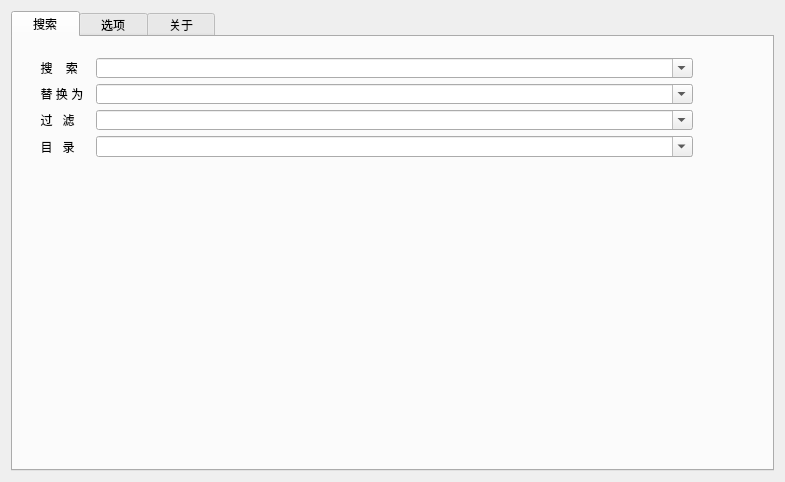
<?xml version="1.0" encoding="UTF-8"?>
<ui version="4.0">
 <class>SearcherDialog</class>
 <widget class="QDialog" name="SearcherDialog">
  <property name="geometry">
   <rect>
    <x>0</x>
    <y>0</y>
    <width>785</width>
    <height>482</height>
   </rect>
  </property>
  <property name="windowTitle">
   <string>SearcherDialog</string>
  </property>
  <layout class="QHBoxLayout" name="horizontalLayout">
   <item>
    <widget class="QTabWidget" name="SearcherTabWidget">
     <property name="tabShape">
      <enum>QTabWidget::Rounded</enum>
     </property>
     <property name="currentIndex">
      <number>0</number>
     </property>
     <property name="iconSize">
      <size>
       <width>16</width>
       <height>16</height>
      </size>
     </property>
     <property name="tabsClosable">
      <bool>false</bool>
     </property>
     <property name="movable">
      <bool>false</bool>
     </property>
     <widget class="QWidget" name="search">
      <property name="toolTip">
       <string>&lt;html&gt;&lt;head/&gt;&lt;body&gt;&lt;p&gt;&lt;br/&gt;&lt;/p&gt;&lt;/body&gt;&lt;/html&gt;</string>
      </property>
      <property name="accessibleName">
       <string/>
      </property>
      <attribute name="title">
       <string>   搜索   </string>
      </attribute>
      <widget class="QWidget" name="">
       <property name="geometry">
        <rect>
         <x>10</x>
         <y>10</y>
         <width>681</width>
         <height>121</height>
        </rect>
       </property>
       <layout class="QFormLayout" name="formLayout">
        <property name="fieldGrowthPolicy">
         <enum>QFormLayout::AllNonFixedFieldsGrow</enum>
        </property>
        <item row="0" column="0">
         <widget class="QLabel" name="label">
          <property name="text">
           <string>  搜    索  </string>
          </property>
         </widget>
        </item>
        <item row="0" column="1">
         <widget class="QComboBox" name="comboBox">
          <property name="editable">
           <bool>true</bool>
          </property>
          <item>
           <property name="text">
            <string/>
           </property>
          </item>
         </widget>
        </item>
        <item row="1" column="0">
         <widget class="QLabel" name="label_2">
          <property name="text">
           <string>  替 换 为  </string>
          </property>
         </widget>
        </item>
        <item row="1" column="1">
         <widget class="QComboBox" name="comboBox_2">
          <property name="editable">
           <bool>true</bool>
          </property>
          <item>
           <property name="text">
            <string/>
           </property>
          </item>
         </widget>
        </item>
        <item row="2" column="0">
         <widget class="QLabel" name="label_3">
          <property name="text">
           <string>  过   滤  </string>
          </property>
         </widget>
        </item>
        <item row="2" column="1">
         <widget class="QComboBox" name="comboBox_3">
          <property name="editable">
           <bool>true</bool>
          </property>
          <item>
           <property name="text">
            <string/>
           </property>
          </item>
         </widget>
        </item>
        <item row="3" column="0">
         <widget class="QLabel" name="label_4">
          <property name="text">
           <string>  目   录  </string>
          </property>
         </widget>
        </item>
        <item row="3" column="1">
         <widget class="QComboBox" name="comboBox_4">
          <property name="editable">
           <bool>true</bool>
          </property>
          <item>
           <property name="text">
            <string/>
           </property>
          </item>
         </widget>
        </item>
       </layout>
      </widget>
     </widget>
     <widget class="QWidget" name="options">
      <attribute name="title">
       <string>   选项   </string>
      </attribute>
     </widget>
     <widget class="QWidget" name="about">
      <attribute name="title">
       <string>   关于   </string>
      </attribute>
     </widget>
    </widget>
   </item>
  </layout>
 </widget>
 <layoutdefault spacing="6" margin="11"/>
 <resources/>
 <connections/>
</ui>
